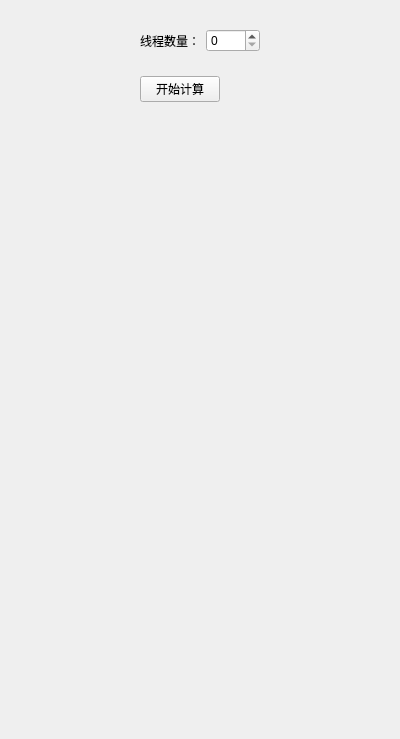
<?xml version="1.0" encoding="UTF-8"?>
<ui version="4.0">
 <class>Finite2D_ComputePara</class>
 <widget class="QWidget" name="Finite2D_ComputePara">
  <property name="geometry">
   <rect>
    <x>0</x>
    <y>0</y>
    <width>400</width>
    <height>739</height>
   </rect>
  </property>
  <property name="windowTitle">
   <string>Form</string>
  </property>
  <layout class="QHBoxLayout" name="horizontalLayout_3">
   <item>
    <spacer name="horizontalSpacer_2">
     <property name="orientation">
      <enum>Qt::Horizontal</enum>
     </property>
     <property name="sizeHint" stdset="0">
      <size>
       <width>102</width>
       <height>20</height>
      </size>
     </property>
    </spacer>
   </item>
   <item>
    <widget class="QWidget" name="widget" native="true">
     <layout class="QVBoxLayout" name="verticalLayout">
      <item>
       <widget class="QWidget" name="widget_2" native="true">
        <layout class="QHBoxLayout" name="horizontalLayout">
         <item>
          <widget class="QLabel" name="label">
           <property name="text">
            <string>线程数量：</string>
           </property>
          </widget>
         </item>
         <item>
          <widget class="QSpinBox" name="spinBox_ThreadNum"/>
         </item>
        </layout>
       </widget>
      </item>
      <item>
       <widget class="QWidget" name="widget_3" native="true">
        <layout class="QHBoxLayout" name="horizontalLayout_2">
         <item>
          <widget class="QPushButton" name="pushButton_StartCompute">
           <property name="text">
            <string>开始计算</string>
           </property>
          </widget>
         </item>
         <item>
          <spacer name="horizontalSpacer">
           <property name="orientation">
            <enum>Qt::Horizontal</enum>
           </property>
           <property name="sizeHint" stdset="0">
            <size>
             <width>40</width>
             <height>20</height>
            </size>
           </property>
          </spacer>
         </item>
        </layout>
       </widget>
      </item>
      <item>
       <spacer name="verticalSpacer">
        <property name="orientation">
         <enum>Qt::Vertical</enum>
        </property>
        <property name="sizeHint" stdset="0">
         <size>
          <width>20</width>
          <height>609</height>
         </size>
        </property>
       </spacer>
      </item>
     </layout>
    </widget>
   </item>
   <item>
    <spacer name="horizontalSpacer_3">
     <property name="orientation">
      <enum>Qt::Horizontal</enum>
     </property>
     <property name="sizeHint" stdset="0">
      <size>
       <width>102</width>
       <height>20</height>
      </size>
     </property>
    </spacer>
   </item>
  </layout>
 </widget>
 <resources/>
 <connections/>
</ui>
